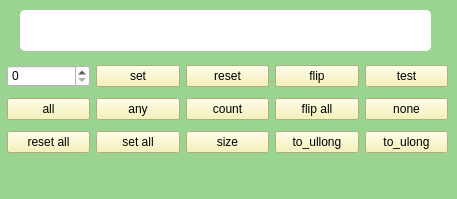
<?xml version="1.0" encoding="UTF-8"?>
<ui version="4.0">
 <class>MainWindow</class>
 <widget class="QMainWindow" name="MainWindow">
  <property name="geometry">
   <rect>
    <x>0</x>
    <y>0</y>
    <width>457</width>
    <height>199</height>
   </rect>
  </property>
  <property name="windowTitle">
   <string>MainWindow</string>
  </property>
  <property name="styleSheet">
   <string notr="true">background-color: #9BD492;
</string>
  </property>
  <widget class="QWidget" name="centralwidget">
   <widget class="QLabel" name="bitset">
    <property name="geometry">
     <rect>
      <x>20</x>
      <y>10</y>
      <width>411</width>
      <height>41</height>
     </rect>
    </property>
    <property name="font">
     <font>
      <family>MS Serif</family>
      <pointsize>20</pointsize>
      <bold>true</bold>
     </font>
    </property>
    <property name="toolTip">
     <string>&lt;html&gt;&lt;head/&gt;&lt;body&gt;&lt;p align=&quot;center&quot;&gt;&lt;br/&gt;&lt;/p&gt;&lt;/body&gt;&lt;/html&gt;</string>
    </property>
    <property name="styleSheet">
     <string notr="true">background-color: rgb(255, 255, 255);
border-radius: 5px;
text-align: center;</string>
    </property>
    <property name="text">
     <string/>
    </property>
   </widget>
   <widget class="QWidget" name="">
    <property name="geometry">
     <rect>
      <x>7</x>
      <y>60</y>
      <width>441</width>
      <height>101</height>
     </rect>
    </property>
    <layout class="QVBoxLayout" name="verticalLayout">
     <item>
      <layout class="QHBoxLayout" name="horizontalLayout">
       <item>
        <widget class="QSpinBox" name="spinBox">
         <property name="styleSheet">
          <string notr="true">background-color: rgb(255, 255, 255);
font: 13pt &quot;Small Fonts&quot;;</string>
         </property>
        </widget>
       </item>
       <item>
        <widget class="QPushButton" name="set">
         <property name="styleSheet">
          <string notr="true">background-color: rgb(246, 242, 170);
font: 13pt &quot;MS Serif&quot;;
</string>
         </property>
         <property name="text">
          <string>set</string>
         </property>
        </widget>
       </item>
       <item>
        <widget class="QPushButton" name="reset">
         <property name="styleSheet">
          <string notr="true">background-color: rgb(246, 242, 170);
font: 13pt &quot;MS Serif&quot;;
</string>
         </property>
         <property name="text">
          <string>reset</string>
         </property>
        </widget>
       </item>
       <item>
        <widget class="QPushButton" name="flip">
         <property name="styleSheet">
          <string notr="true">background-color: rgb(246, 242, 170);
font: 13pt &quot;MS Serif&quot;;
</string>
         </property>
         <property name="text">
          <string>flip</string>
         </property>
        </widget>
       </item>
       <item>
        <widget class="QPushButton" name="test">
         <property name="styleSheet">
          <string notr="true">background-color: rgb(246, 242, 170);
font: 13pt &quot;MS Serif&quot;;
</string>
         </property>
         <property name="text">
          <string>test</string>
         </property>
        </widget>
       </item>
      </layout>
     </item>
     <item>
      <layout class="QHBoxLayout" name="horizontalLayout_2">
       <item>
        <widget class="QPushButton" name="all">
         <property name="styleSheet">
          <string notr="true">background-color: rgb(246, 242, 170);
font: 13pt &quot;MS Serif&quot;;
</string>
         </property>
         <property name="text">
          <string>all</string>
         </property>
        </widget>
       </item>
       <item>
        <widget class="QPushButton" name="any">
         <property name="styleSheet">
          <string notr="true">background-color: rgb(246, 242, 170);
font: 13pt &quot;MS Serif&quot;;
</string>
         </property>
         <property name="text">
          <string>any</string>
         </property>
        </widget>
       </item>
       <item>
        <widget class="QPushButton" name="count">
         <property name="styleSheet">
          <string notr="true">background-color: rgb(246, 242, 170);
font: 13pt &quot;MS Serif&quot;;
</string>
         </property>
         <property name="text">
          <string>count</string>
         </property>
        </widget>
       </item>
       <item>
        <widget class="QPushButton" name="flip_all">
         <property name="styleSheet">
          <string notr="true">background-color: rgb(246, 242, 170);
font: 13pt &quot;MS Serif&quot;;
</string>
         </property>
         <property name="text">
          <string>flip all</string>
         </property>
        </widget>
       </item>
       <item>
        <widget class="QPushButton" name="none">
         <property name="styleSheet">
          <string notr="true">background-color: rgb(246, 242, 170);
font: 13pt &quot;MS Serif&quot;;
</string>
         </property>
         <property name="text">
          <string>none</string>
         </property>
        </widget>
       </item>
      </layout>
     </item>
     <item>
      <layout class="QHBoxLayout" name="horizontalLayout_3">
       <item>
        <widget class="QPushButton" name="reset_all">
         <property name="styleSheet">
          <string notr="true">background-color: rgb(246, 242, 170);
font: 13pt &quot;MS Serif&quot;;
</string>
         </property>
         <property name="text">
          <string>reset all</string>
         </property>
        </widget>
       </item>
       <item>
        <widget class="QPushButton" name="set_all">
         <property name="styleSheet">
          <string notr="true">background-color: rgb(246, 242, 170);
font: 13pt &quot;MS Serif&quot;;
</string>
         </property>
         <property name="text">
          <string>set all</string>
         </property>
        </widget>
       </item>
       <item>
        <widget class="QPushButton" name="size">
         <property name="styleSheet">
          <string notr="true">background-color: rgb(246, 242, 170);
font: 13pt &quot;MS Serif&quot;;
</string>
         </property>
         <property name="text">
          <string>size</string>
         </property>
        </widget>
       </item>
       <item>
        <widget class="QPushButton" name="to_ullong">
         <property name="styleSheet">
          <string notr="true">background-color: rgb(246, 242, 170);
font: 13pt &quot;MS Serif&quot;;
</string>
         </property>
         <property name="text">
          <string>to_ullong</string>
         </property>
        </widget>
       </item>
       <item>
        <widget class="QPushButton" name="to_ulong">
         <property name="styleSheet">
          <string notr="true">background-color: rgb(246, 242, 170);
font: 13pt &quot;MS Serif&quot;;
</string>
         </property>
         <property name="text">
          <string>to_ulong</string>
         </property>
        </widget>
       </item>
      </layout>
     </item>
    </layout>
   </widget>
  </widget>
  <widget class="QMenuBar" name="menubar">
   <property name="geometry">
    <rect>
     <x>0</x>
     <y>0</y>
     <width>457</width>
     <height>17</height>
    </rect>
   </property>
  </widget>
  <widget class="QStatusBar" name="statusbar"/>
 </widget>
 <resources/>
 <connections/>
</ui>
